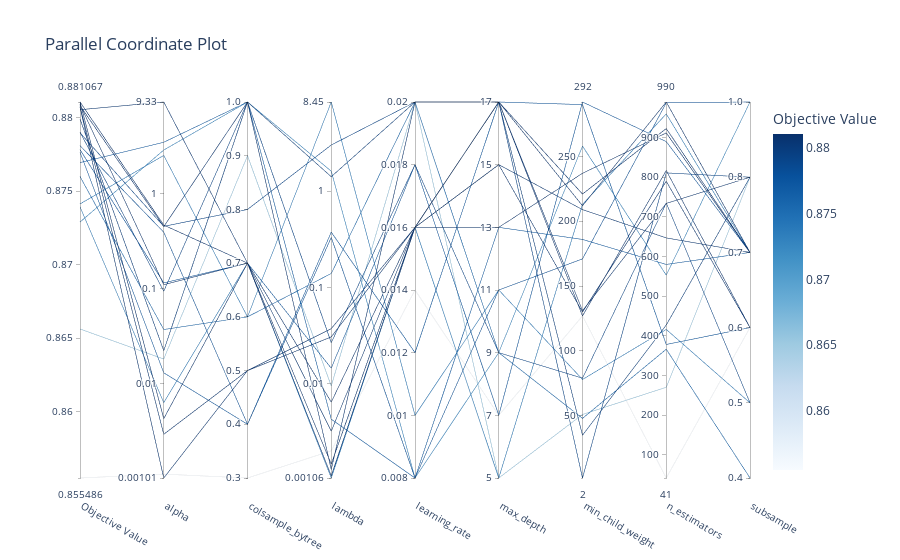

The notebook cell saved with this chart:
### Code cell
optuna.visualization.plot_parallel_coordinate(study)

### Figure 1 — Plotly figure (JSON) as saved in the notebook; plotly's stock layout.template omitted (floating-point values rounded to 4 significant figures)
{"data": [{"dimensions": [{"label": "Objective Value", "range": [0.8555, 0.8811], "values": [0.8555, 0.8781, 0.8776, 0.8807, 0.8808, 0.8741, 0.876, 0.8739, 0.8809, 0.8805, 0.8811, 0.8811, 0.8778, 0.879, 0.8656, 0.8729, 0.8769, 0.879, 0.8808, 0.8799]}, {"label": "alpha", "range": [-2.996, 0.97], "ticktext": ["0.00101", "0.01", "0.1", "1", "9.33"], "tickvals": [-2.996, -2, -1, 0, 0.97], "values": [-2.955, -0.4029, -1.886, -2.996, -2.535, 0.4065, -1.43, -2.201, -0.9568, 0.97, -2.369, -0.3281, -0.9378, -0.3414, -1.741, 0.4634, 0.5454, -1.026, -0.3441, -1.653]}, {"label": "colsample_bytree", "range": [0, 7], "ticktext": ["0.3", "0.4", "0.5", "0.6", "0.7", "0.8", "0.9", "1.0"], "tickvals": [0, 1, 2, 3, 4, 5, 6, 7], "values": [0, 1, 1, 2, 2, 3, 3, 4, 4, 4, 4, 4, 4, 5, 6, 7, 7, 7, 7, 7]}, {"label": "lambda", "range": [-2.976, 0.9266], "ticktext": ["0.00106", "0.01", "0.1", "1", "8.45"], "tickvals": [-2.976, -2, -1, 0, 0.9266], "values": [-2.694, -0.4791, -0.4243, -1.512, -1.426, 0.9266, -0.8534, -2.976, -2.189, -2.49, -2.831, -2.954, -1.837, 0.4801, -2.021, 0.2086, -2.366, -1.572, -2.888, 0.151]}, {"label": "learning_rate", "range": [0, 6], "ticktext": ["0.008", "0.01", "0.012", "0.014", "0.016", "0.018", "0.02"], "tickvals": [0, 1, 2, 3, 4, 5, 6], "values": [3, 0, 2, 4, 4, 1, 6, 4, 4, 4, 4, 4, 5, 6, 6, 0, 0, 5, 6, 6]}, {"label": "max_depth", "range": [0, 6], "ticktext": ["5", "7", "9", "11", "13", "15", "17"], "tickvals": [0, 1, 2, 3, 4, 5, 6], "values": [1, 3, 6, 5, 6, 3, 2, 0, 4, 5, 6, 6, 1, 6, 0, 2, 4, 2, 6, 6]}, {"label": "min_child_weight", "range": [2, 292], "values": [127, 171, 290, 130, 131, 78, 48, 213, 237, 209, 212, 221, 292, 2, 51, 258, 186, 79, 127, 35]}, {"label": "n_estimators", "range": [41, 990], "values": [41, 988, 378, 790, 734, 416, 366, 960, 912, 647, 990, 923, 890, 811, 270, 553, 580, 735, 817, 427]}, {"label": "subsample", "range": [0, 5], "ticktext": ["0.4", "0.5", "0.6", "0.7", "0.8", "1.0"], "tickvals": [0, 1, 2, 3, 4, 5], "values": [2, 5, 2, 2, 4, 1, 0, 3, 3, 3, 3, 3, 3, 4, 4, 5, 3, 1, 2, 4]}], "labelangle": 30, "labelside": "bottom", "line": {"color": [0.8555, 0.8781, 0.8776, 0.8807, 0.8808, 0.8741, 0.876, 0.8739, 0.8809, 0.8805, 0.8811, 0.8811, 0.8778, 0.879, 0.8656, 0.8729, 0.8769, 0.879, 0.8808, 0.8799], "colorbar": {"title": {"text": "Objective Value"}}, "colorscale": [[0, "rgb(247,251,255)"], [0.125, "rgb(222,235,247)"], [0.25, "rgb(198,219,239)"], [0.375, "rgb(158,202,225)"], [0.5, "rgb(107,174,214)"], [0.625, "rgb(66,146,198)"], [0.75, "rgb(33,113,181)"], [0.875, "rgb(8,81,156)"], [1, "rgb(8,48,107)"]], "reversescale": false, "showscale": true}, "type": "parcoords"}], "layout": {"title": {"text": "Parallel Coordinate Plot"}}}
